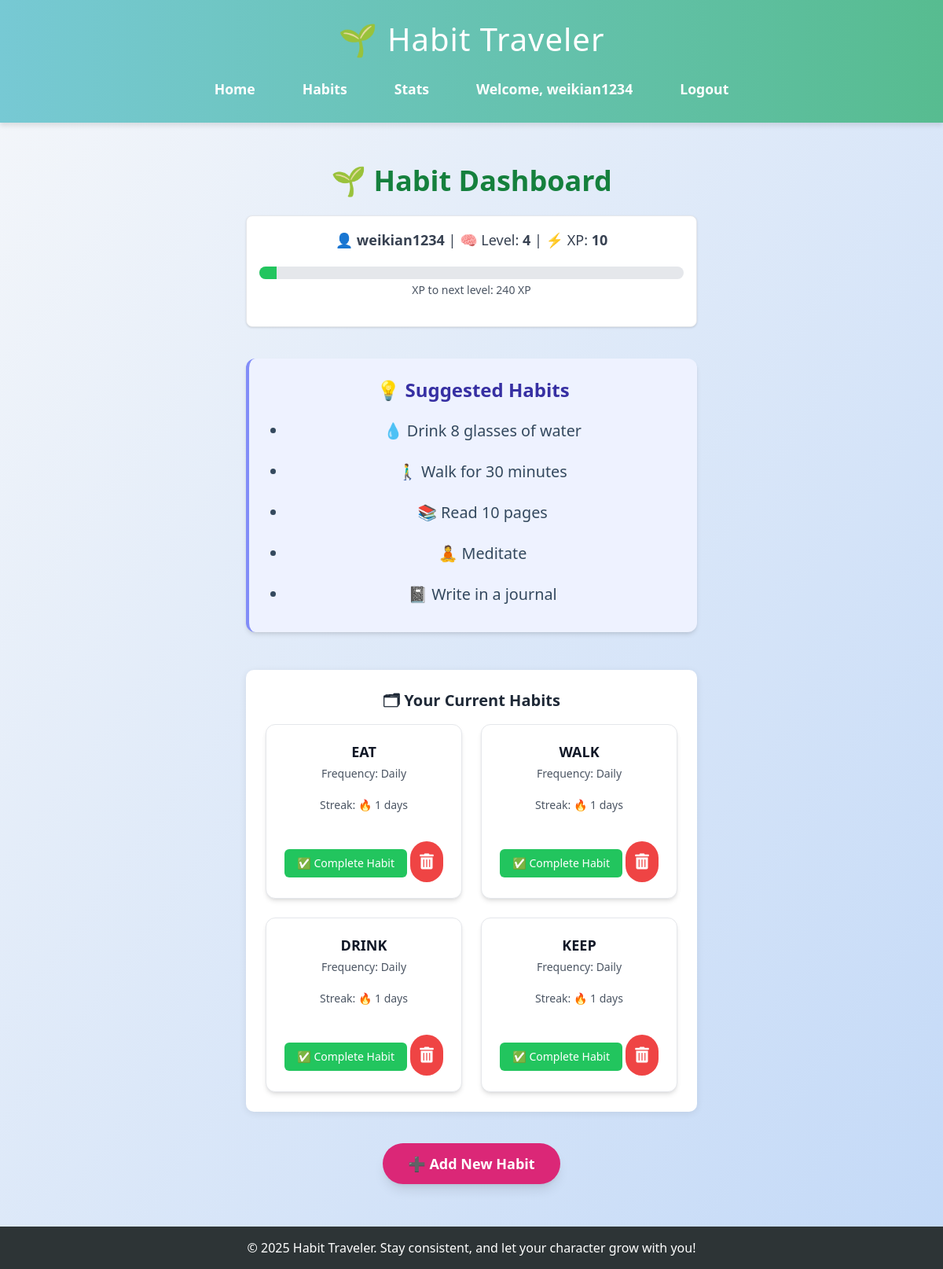
Page /habits (signed in) on the earlier database version.
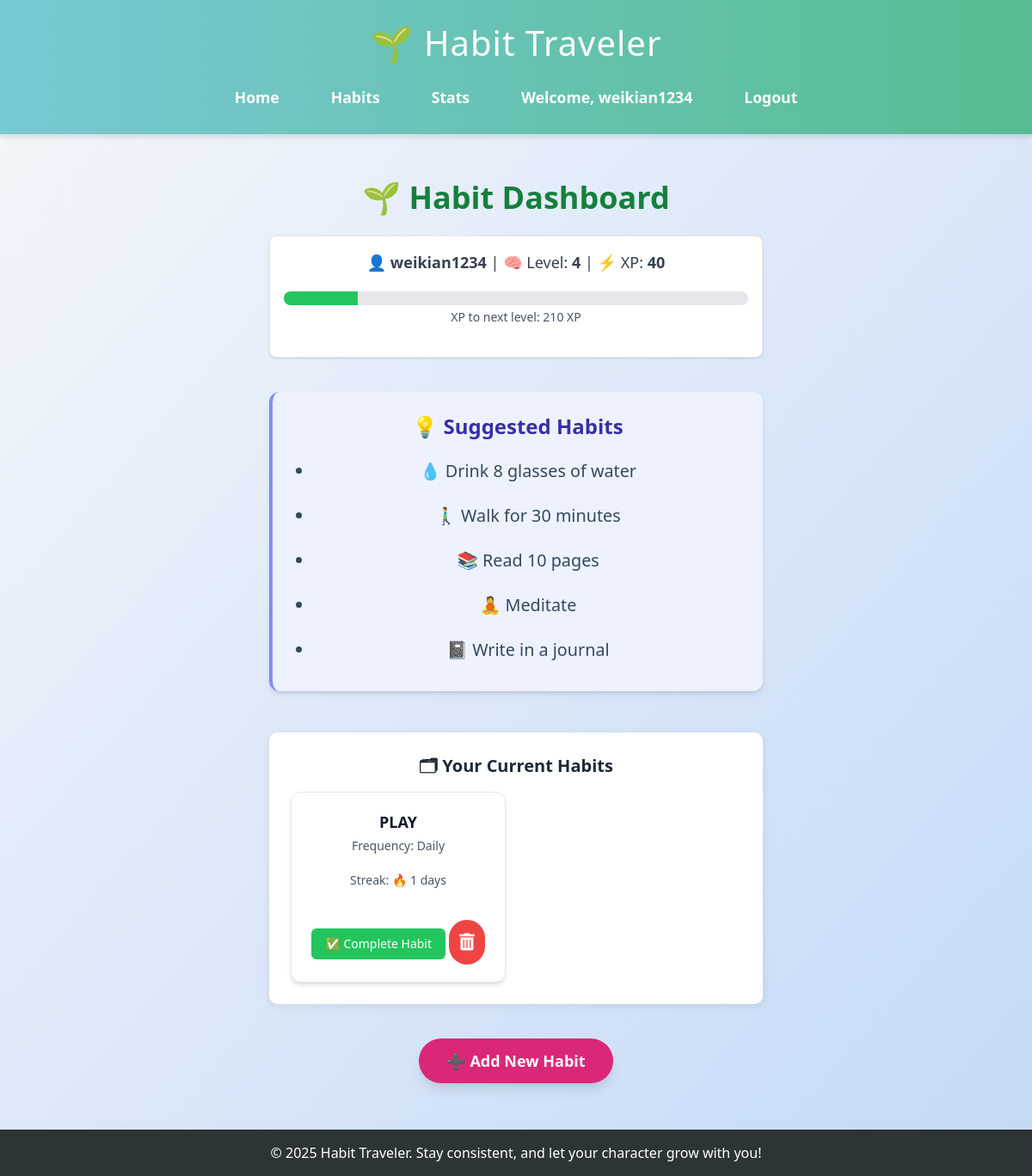
Same page on the later database version.
### app.py (models this page shows)
class User(db.Model):
    id = db.Column(db.Integer, primary_key=True)
    username = db.Column(db.String(150), unique=True, nullable=False)
    password = db.Column(db.String(200), nullable=False)
    xp = db.Column(db.Integer, default=0)
    level = db.Column(db.Integer, default=1)

class Habit(db.Model):
    id = db.Column(db.Integer, primary_key=True)
    user_id = db.Column(db.Integer, db.ForeignKey('user.id'), nullable=False)
    name = db.Column(db.String(150), nullable=False)

### app.py (the view)
@app.route('/habits')
def habits():
    if 'user_id' not in session:
        return redirect(url_for('login'))
    user_id = session['user_id']
    username = session.get('username')
    user = User.query.get(user_id)
    xp_needed = 100 + (user.level - 1) * 50
    progress_percent = int((user.xp / xp_needed) * 100) if xp_needed > 0 else 0
    progress_class = f"w-[{progress_percent}%]"
    user_habits = Habit.query.filter_by(user_id=user_id).all()
    habits_with_data = []
    for habit in user_habits:
        completions = HabitCompletion.query.filter_by(habit_id=habit.id, user_id=user_id).count()
        habits_with_data.append({
            'id': habit.id,
            'name': habit.name,
            'streak': completions,
            'frequency': "Daily"
        })
    return render_template('habit.html',
                           habits=habits_with_data,
                           username=username,
                           user=user,
                           xp_needed=xp_needed,
                           progress_class=progress_class)

### templates/habit.html (shortened to what this page needs)
{% extends "base.html" %}
{% block content %}
<div class="max-w-4xl mx-auto p-6">
    <h2 class="text-4xl font-extrabold mb-6 text-center text-green-700">🌱 Habit Dashboard</h2>
    <div class="bg-white p-4 rounded-lg shadow mb-10 text-center border border-gray-200">
        <p class="text-lg text-gray-700 font-medium">
            👤 <strong>{{ username }}</strong> | 🧠 Level: <strong>{{ user.level }}</strong> | ⚡ XP: <strong>{{ user.xp }}</strong>
        </p>
        <div class="mt-3 h-4 bg-gray-200 rounded-full overflow-hidden">
            <div class="h-full bg-green-500 transition-all duration-300 {{ progress_class }}"></div>
        </div>
        <p class="text-sm text-gray-600 mt-1">XP to next level: {{ xp_needed - user.xp }} XP</p>
    </div>
    <section class="mb-12 bg-indigo-50 p-6 rounded-xl border-l-4 border-indigo-400 shadow-md">
        <h3 class="text-2xl font-bold text-indigo-800 mb-3">💡 Suggested Habits</h3>
        <ul class="list-disc pl-6 text-gray-700 space-y-1 text-lg">
            <li>💧 Drink 8 glasses of water</li>
            <li>🚶‍♂ Walk for 30 minutes</li>
            <li>📚 Read 10 pages</li>
            <li>🧘 Meditate</li>
            <li>📓 Write in a journal</li>
        </ul>
    </section>
    <section class="mb-10">
        <h3 class="text-xl font-semibold text-gray-800 mb-4">🗂 Your Current Habits</h3>
        {% if habits %}
            <div class="habits-container grid gap-6 sm:grid-cols-2">
                {% for habit in habits %}
                    <div class="habit-card bg-white p-5 rounded-xl shadow-md border border-gray-200">
                        <h4 class="text-lg font-bold text-gray-900">{{ habit.name }}</h4>
                        <p class="text-gray-600 text-sm mt-1">Frequency: Daily</p>
                        <p class="text-gray-600 text-sm">Streak: 🔥 {{ habit.streak }} days</p>
                        <form action="{{ url_for('complete_habit', habit_id=habit.id) }}" method="post" style="display:inline;">
                            <button
                                class="bg-green-500 hover:bg-green-600 text-white py-2 px-4 rounded-md text-sm mt-4"
                                type="submit">
                                ✅ Complete Habit
                            </button>
                        </form>
                        <form action="{{ url_for('delete_habit', habit_id=habit.id) }}" method="post" style="display:inline;">
                            <button
                                type="submit"
                                class="bg-red-500 hover:bg-red-600 text-white p-3 rounded-full mt-4 transition duration-300 focus:outline-none">
                                <i class="fas fa-trash-alt text-xl"></i>
                            </button>
                        </form>
                    </div>
                {% endfor %}
            </div>
        {% else %}
            <div class="bg-yellow-50 border-l-4 border-yellow-400 text-yellow-800 p-4 rounded">
                <p>You haven’t added any habits yet. Start your first quest!</p>
            </div>
        {% endif %}
    </section>
    <div class="text-center mt-10">
        <a
            href="{{ url_for('add_habit') }}"
            class="bg-pink-600 hover:bg-pink-700 text-white font-bold text-lg py-3 px-8 rounded-full shadow-lg transition duration-300 inline-block">
            ➕ Add New Habit
        </a>
    </div>
</div>
{% endblock %}

### templates/base.html (shortened to what this page needs)
<!DOCTYPE html>
<html lang="en">
    <head>
        <script src="https://cdn.tailwindcss.com"></script>
        <link href="https://cdnjs.cloudflare.com/ajax/libs/font-awesome/5.15.3/css/all.min.css" rel="stylesheet">
        <link rel="stylesheet" href="{{ url_for('static', filename='style.css') }}">
    </head>
<body>
    <header>
        <h1>🌱 Habit Traveler</h1>
        <nav>
            <ul>
                <li><a href="{{ url_for('index') }}">Home</a></li>
                <li><a href="{{ url_for('habits') }}">Habits</a></li>
                <li><a href="{{ url_for('stats') }}">Stats</a></li>
                {% if session.get('user_id') %}
                <li><a href="#">Welcome, {{ session['username'] }}</a></li>
                <li><a href="{{ url_for('logout') }}">Logout</a></li>
            {% else %}
                <li><a href="{{ url_for('login') }}">Login</a></li>
                <li><a href="{{ url_for('register') }}">Register</a></li>
            {% endif %}
         </ul>
        </nav>
    </header>
    <main>
        {% block content %}{% endblock %}
    </main>
    <footer>
        <p>&copy; 2025 Habit Traveler. Stay consistent, and let your character grow with you!</p>
    </footer>
</body>
</html>

### static/style.css (style rules this page uses)
body { margin: 0; font-family: 'Segoe UI', Tahoma, Geneva, Verdana, sans-serif; background: linear-gradient(to bottom right, #f5f7fa, #c3d9f7); color: #333; min-height: 100vh; display: flex; flex-direction: column; }
header { background: linear-gradient(to right, #77c9d4, #57bc90); color: white; padding: 20px; text-align: center; box-shadow: 0 4px 6px rgba(0,0,0,0.1); }
header h1 { margin: 0; font-size: 2.5em; letter-spacing: 1px; }
nav { margin-top: 10px; }
nav a { color: white; margin: 0 15px; text-decoration: none; font-weight: bold; transition: all 0.3s ease; }
nav ul { display: flex; justify-content: center; align-items: center; padding: 0; margin: 0; list-style: none; }
nav li { margin: 0 15px; }
main { flex: 1; padding: 30px; max-width: 900px; margin: 0 auto; text-align: center; }
main h2 { font-size: 2em; color: #4b6584; margin-bottom: 10px; }
main p { font-size: 1.1em; line-height: 1.6; margin-bottom: 20px; }
section { background: white; border-radius: 10px; padding: 25px; margin-bottom: 20px; box-shadow: 0 2px 10px rgba(0,0,0,0.08); }
ul { list-style: none; padding: 0; }
ul li { padding: 10px 0; font-size: 1.1em; color: #34495e; }
a { color: #3498db; text-decoration: none; }
button i { font-size: 1.5rem; transition: transform 0.2s ease-in-out; }
.habits-container { display: flex; flex-wrap: wrap; gap: 20px; justify-content: center; }
.habit-card { width: 250px; padding: 20px; background: white; border-radius: 10px; box-shadow: 0 4px 8px rgba(0,0,0,0.1); text-align: center; }
footer { background: #2d3436; color: white; text-align: center; padding: 15px 10px; font-size: 0.9em; }

Differences in the rows shown:
no longer on this page (row edited): Habit: name "WALK", streak "1"
no longer on this page (row edited): Habit: name "DRINK", streak "1"
no longer on this page (row edited): Habit: name "KEEP", streak "1"
changed User "weikian1234": xp "10" → "40"; xp_needed-user.xp "240" → "210"
changed Habit: name "EAT" → "PLAY"
